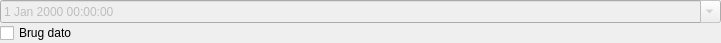
<?xml version="1.0" encoding="UTF-8"?>
<ui version="4.0">
 <class>Form</class>
 <widget class="QWidget" name="Form">
  <property name="geometry">
   <rect>
    <x>0</x>
    <y>0</y>
    <width>721</width>
    <height>38</height>
   </rect>
  </property>
  <property name="sizePolicy">
   <sizepolicy hsizetype="Preferred" vsizetype="Fixed">
    <horstretch>0</horstretch>
    <verstretch>0</verstretch>
   </sizepolicy>
  </property>
  <property name="windowTitle">
   <string>Form</string>
  </property>
  <layout class="QVBoxLayout" name="verticalLayout">
   <property name="spacing">
    <number>0</number>
   </property>
   <property name="leftMargin">
    <number>0</number>
   </property>
   <property name="topMargin">
    <number>0</number>
   </property>
   <property name="rightMargin">
    <number>0</number>
   </property>
   <property name="bottomMargin">
    <number>0</number>
   </property>
   <item>
    <widget class="QDateTimeEdit" name="dateTimeEdit">
     <property name="enabled">
      <bool>false</bool>
     </property>
     <property name="sizePolicy">
      <sizepolicy hsizetype="Minimum" vsizetype="MinimumExpanding">
       <horstretch>0</horstretch>
       <verstretch>0</verstretch>
      </sizepolicy>
     </property>
     <property name="calendarPopup">
      <bool>true</bool>
     </property>
    </widget>
   </item>
   <item>
    <widget class="QCheckBox" name="checkBox">
     <property name="text">
      <string>Brug dato</string>
     </property>
    </widget>
   </item>
  </layout>
 </widget>
 <resources/>
 <connections/>
</ui>
